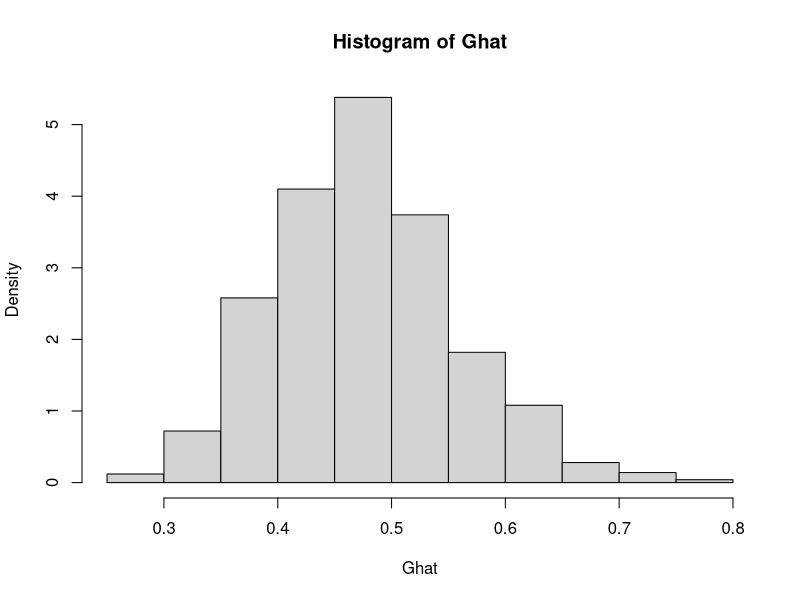
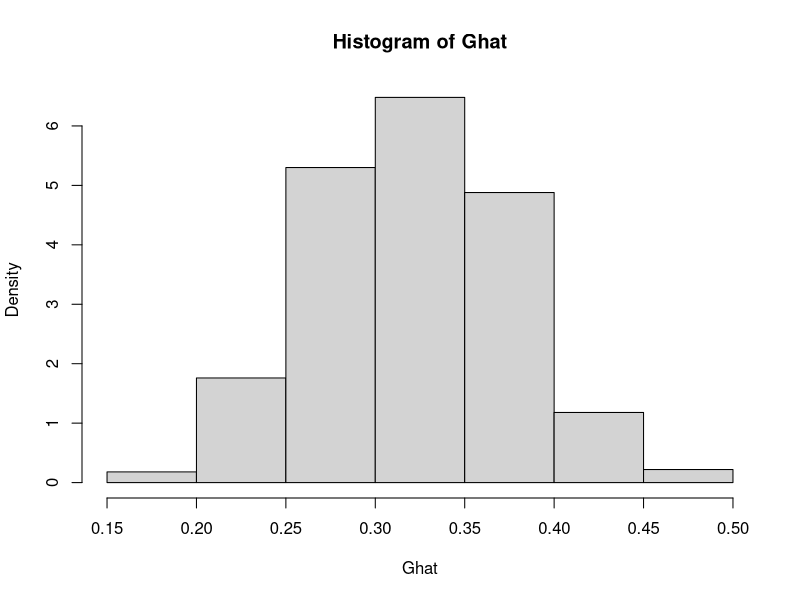
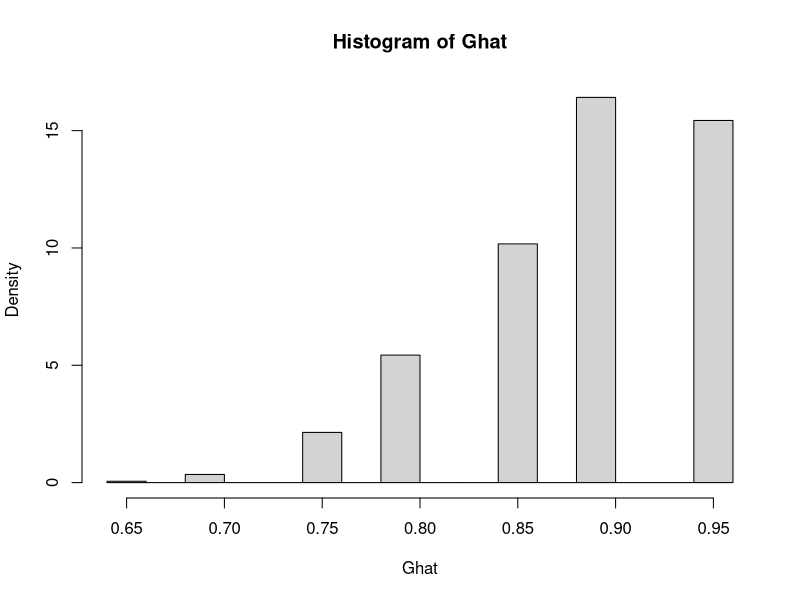

Write R code to recreate these figures, in order.
## ---- chunk 1
knitr::opts_chunk$set(echo = TRUE)
## ---- chunk 2
n <- 100
x <- rlnorm(n, 10, 3)  # n r.v. from lognormal(10,3)
y <- log(x)  # the log form of the above n r.v.
ucl <- mean(y) + sd(y)/sqrt(n)*qt(0.975, n-1)  # compute upper conf. limit
lcl <- mean(y) - sd(y)/sqrt(n)*qt(0.975, n-1)  # compute lower conf. limit
cat("95% Confidence Interval:[", lcl, ",", ucl, "]\n")  # print the result
## ---- chunk 3
cover <- replicate(1000, expr = {
  n <- 100
  x <- rlnorm(n, 10, 3)  # n r.v. from lognormal(10,3)
  y <- log(x)  # the log form of the above n r.v.
  temp <- (mean(y)-10) * sqrt(n) / sd(y)
  temp > qt(0.025, n-1) & temp < qt(0.975, n-1)  # cover the truth or not
} )
cat("Empirical Confidence Level:", mean(cover))
## ---- chunk 4
output <- function(x){
  Ghat <- na.omit(replicate(1000, expr = x(n = 20)))
  cat("mean G hat:", mean(Ghat), "\n")
  cat("median G hat:", median(Ghat), "\n")
  cat("quantile of G hat:\n")
  print(quantile(Ghat, seq(0.1,1,0.1)))
  p <- hist(Ghat, freq = FALSE)
}
## ---- chunk 5
Lognorm <- function(n){
  x <- sort(rlnorm(n, 0, 1))
  y <- 2*(1:n) - n - 1
  G <- sum(x*y) / (n^2 * mean(x))
  G
}
output(Lognorm)
## ---- chunk 6
Uniform <- function(n){
  x <- sort(runif(n, 0, 1))
  y <- 2*(1:n) - n - 1
  G <- sum(x*y) / (n^2 * mean(x))
  G
}
output(Uniform)
## ---- chunk 7
Bernoulli <- function(n){
  x <- sort(rbinom(n, 1, 0.1))
  y <- 2*(1:n) - n - 1
  G <- sum(x*y) / (n^2 * mean(x))
  G
}
output(Bernoulli)
## ---- chunk 8
t <- 1000
Ghat <- replicate(t, expr = Lognorm(n = 100))
mean_est <- mean(Ghat)
sd_est <- sd(Ghat)
ucl <- mean_est + 1.96 * sd_est / sqrt(t)
lcl <- mean_est - 1.96 * sd_est / sqrt(t)
cat("A 95% Confidence Interval is [", lcl, ",", ucl, "]\n")
## ---- chunk 9
Ghat <- replicate(10000, expr = Lognorm(n = 100))
mean_precise <- mean(Ghat)  # give a relatively more precise est for mean
cover <- replicate(1000,expr = {
  t <- 20
  Ghat <- replicate(t, expr = Lognorm(n = 100))
  mean_est <- mean(Ghat)
  sd_est <- sd(Ghat)
  est <- (mean_est - mean_precise) * sqrt(20) / sd_est
  est > -1.96 & est < 1.96
})
cat("Coverage rate is", mean(cover))
## ---- chunk 10
# one-tail
n <- 20
alpha <- .05
UCL <- replicate(1000, expr = {
  x <- rnorm(n, mean = 0, sd = 2)
  (n-1) * var(x) / qchisq(alpha, df = n-1)
} )
# two-tail
CI <- replicate(1000, expr = {
  x <- rnorm(n, mean = 0, sd = 2)
  c((n-1) * var(x) / qchisq(1-alpha/2, df = n-1),
    (n-1) * var(x) / qchisq(alpha/2, df = n-1))
} )
# output
cat("For one-tail CI:\n  The empirical coverage probability is ", mean(UCL > 4), "\n  The average confidence interval width is ", mean(UCL), "\nFor two-tail CI:\n  The empirical coverage probability is ", mean(CI[1,] < 4 & CI[2,] > 4), "\n  The average confidence interval width is ", mean(CI[2] - CI[1]))
## ---- chunk 11
# one-tail
n <- 20
alpha <- .05
UCL <- replicate(1000, expr = {
  x <- rchisq(n, df = 2)
  (n-1) * var(x) / qchisq(alpha, df = n-1)
} )
# two-tail
CI <- replicate(1000, expr = {
  x <- rchisq(n, df = 2)
  c((n-1) * var(x) / qchisq(1-alpha/2, df = n-1),
    (n-1) * var(x) / qchisq(alpha/2, df = n-1))
} )
# output
cat("For one-tail CI:\n  The empirical coverage probability is ", mean(UCL > 4), "\n  The average confidence interval width is ", mean(UCL), "\nFor two-tail CI:\n  The empirical coverage probability is ", mean(CI[1,] < 4 & CI[2,] > 4), "\n  The average confidence interval width is ", mean(CI[2] - CI[1]))
